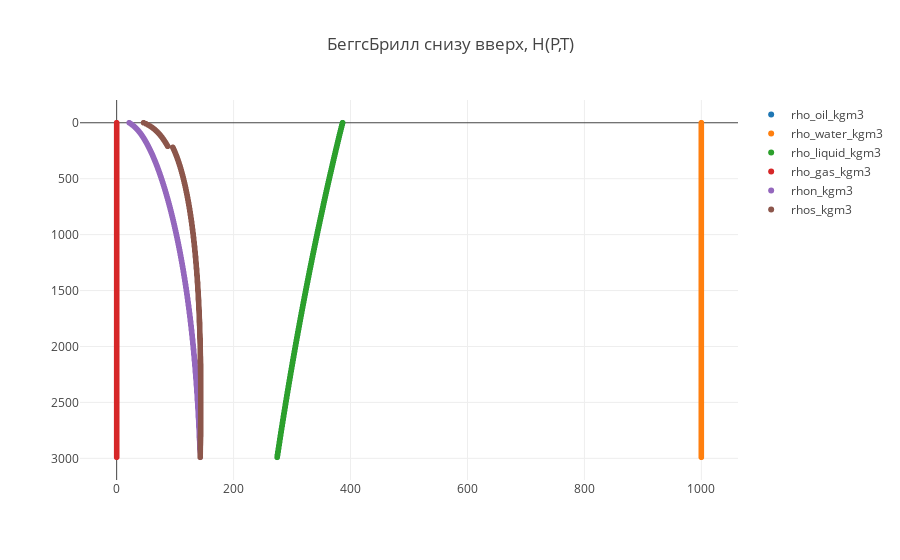

The notebook cell saved with this chart:
### Code cell
trace1 = trace(14)
trace2 = trace(15)
trace3 = trace(16)
trace4 = trace(17)
trace5 = trace(41)
trace6 = trace(48)

data = [trace1, trace2, trace3, trace4,  trace5,  trace6]

plot()

### Figure 1 — Plotly figure (JSON) as saved in the notebook; plotly's stock layout.template omitted (floating-point values rounded to 4 significant figures; data arrays with more than 128 entries replaced by an {"elided": "..."} marker saying what was removed)
{"data": [{"mode": "markers", "name": "rho_oil_kgm3", "type": "scattergl", "uid": "e0940d88-1ed4-453f-8e58-381f3f05a28f", "x": {"elided": "300 float values"}, "y": {"elided": "300 int values"}}, {"mode": "markers", "name": "rho_water_kgm3", "type": "scattergl", "uid": "635ec6fe-e206-4fa4-9265-70d9cae3fa8e", "x": {"elided": "300 int values"}, "y": {"elided": "300 int values"}}, {"mode": "markers", "name": "rho_liquid_kgm3", "type": "scattergl", "uid": "a2695c49-6c30-4769-a768-e7e973d5bdec", "x": {"elided": "300 float values"}, "y": {"elided": "300 int values"}}, {"mode": "markers", "name": "rho_gas_kgm3", "type": "scattergl", "uid": "0b568f81-7993-4989-ac0f-3050bdd4777a", "x": {"elided": "300 int values"}, "y": {"elided": "300 int values"}}, {"mode": "markers", "name": "rhon_kgm3", "type": "scattergl", "uid": "a67d5261-47c6-428e-87e3-5f4a730eed25", "x": {"elided": "300 float values"}, "y": {"elided": "300 int values"}}, {"mode": "markers", "name": "rhos_kgm3", "type": "scattergl", "uid": "9c65c9a5-e60a-4b5c-87c2-a1bb7018f27c", "x": {"elided": "300 float values"}, "y": {"elided": "300 int values"}}], "layout": {"title": {"text": "БеггсБрилл снизу вверх, H(P,T)"}, "yaxis": {"autorange": "reversed"}}}
